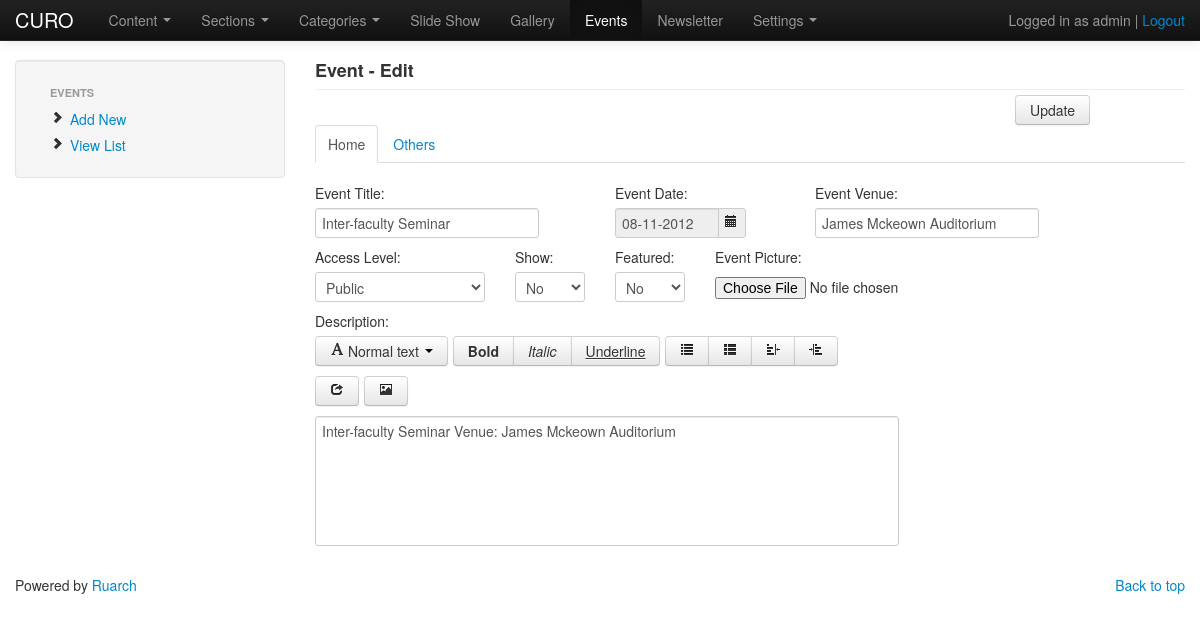
The page /admin/events.php?action=edit&id=4 (signed in) on the database its author committed.
### tables this page shows
CREATE TABLE `cu_events` (
  `event_id` int(11) NOT NULL AUTO_INCREMENT,
  `event_title` text,
  `event_date` varchar(100) DEFAULT NULL,
  `event_venue` text,
  `event_time` varchar(100) DEFAULT NULL,
  `event_details` text,
  `event_image` text,
  `event_show` tinyint(1) DEFAULT '1',
  `event_feature` tinyint(1) DEFAULT '0',
  `event_access` tinyint(1) DEFAULT NULL,
  `created` timestamp NULL DEFAULT CURRENT_TIMESTAMP,
  `added_by` varchar(255) DEFAULT NULL,
  `modified_date` timestamp NULL DEFAULT NULL,
  `modified_by` varbinary(255) DEFAULT NULL,
  PRIMARY KEY (`event_id`)
);

CREATE TABLE `cu_access` (
  `access_id` int(11) NOT NULL AUTO_INCREMENT,
  `access` tinyint(1) NOT NULL DEFAULT '3',
  `access_name` varchar(100) DEFAULT NULL,
  PRIMARY KEY (`access_id`,`access`)
);

### admin/includes/events.php (the view, shortened to what this page needs)
<div class="row">
<?php include('left-menu.php');?>
<div class="span9">
<div class="page-header" style="margin:0px 0px 5px 0px">
<?php if(isset($_GET['action'])){
			$action=$_GET['action'];
			if($action=='add-new'){
  				echo'<h4 style="margin:0px">Event - Add New</h4>';
			}elseif($action=='edit'){
				echo'<h4 style="margin:0px">Event - Edit</h4>';
				if(isset($_GET['id'])){
					$id=clean_input($_GET['id']);
					$res=mysql_query("SELECT * FROM cu_events WHERE event_id ='$id'") or die(mysql_error());
					$row=mysql_fetch_array($res);
					$event_title=$row['event_title'];
					$event_venue=$row['event_venue'];
					$event_date=date("d-m-Y", strtotime($row['event_date']));
					$event_featured=$row['event_feature'];
					$event_show=$row['event_show'];
				}
			}
}
 ?>
</div>
<form class="form" action="" method="post" enctype="multipart/form-data">
<?php
	@$action=$_GET['action'];
?>
<div class="row" > <div class="span2 pull-right"><input type="submit" name="event_btn" class="btn"  value="<?php if(@$action=='add-new'){echo 'Add';}elseif(@$action=='edit'){echo 'Update';}else{echo 'Add';}?>" /></div></div>
  <div class="row">
    <div class="span9" id="article-properties">
      <ul class="nav nav-tabs" id="myTab">
        <li class="active"><a href="#home">Home</a></li>
        <li><a href="#others">Others</a></li>
      </ul>
      <div class="tab-content">
            <div class="tab-pane active" id="home">
                  <div class="row">
                        <div class="span3">
                         <label >Event Title: <?php echo @$event_title_error;?></label>
                         <input type="text" name="event_title" placeholder="Event Title Here" class="input-large" value="<?php echo @$event_title;?>"  />
                      	</div>
                         <div class="span2">
              <div class="input-append date " id="pdp1" data-date="<?php echo today_date();?>" data-date-format="dd-mm-yyyy">
                <label >Event Date:</label>
                <input class="input-small" type="text" name="event_date" value="<?php if(@empty($event_date)){echo today_date();}else{ echo @$event_date;}?>" readonly />
                <span class="add-on"><i class="icon-calendar"></i></span></div>
            </div>
                        <div class="span3">
                         <label >Event Venue: <?php echo @$event_venue_error;?></label>
                         <input type="text" name="event_venue" placeholder="Event Venue Here" class="input-large" value="<?php echo @$event_venue;?>"  />
                      	</div>
                        <div class="span2">
                          <label>Access Level: <?php echo @$event_access_error;?></label>
                          <select name="event_access" class="span2">
                          </select>
            			</div>
                        <div class="span1">
                          <label>Show:</label>
                          <select name="event_show" class="span1">
                            <option value="0" <?php echo @($event_show == "0" ? 'selected="selected"' : ''); ?>>No</option>
                          </select>
                        </div>
                        <div class="span1">
                          <label>Featured:</label>
                          <select name="event_featured" class="span1">
                            <option value="0" <?php echo @($event_featured == "0" ? 'selected="selected"' : ''); ?>>No</option>
                          </select>
                        </div>
                         <div class="span3">
                          <label>Event Picture: <?php echo @$event_picture_error;?></label>
                          <input type="file" name="event_picture" />
                        </div>
                  </div>
                  <div class="row">
                     <div class="span6">
                     <label class="control-label" for="gallery-description">Description:</label>
                     </div>
                 </div>
              </div>
        </div>
    </div>
  </div>
</form>
</div></div>

### admin/css/datepicker.css (style rules this page uses)
.input-append.date .add-on i, .input-prepend.date .add-on i { display: block; cursor: pointer; width: 16px; height: 16px; }

### admin/includes/head.php (style rules this page uses)
body { padding-top: 60px; }

### rows shown on the page
cu_events: event_title "Inter-faculty Seminar", event_date "08-11-2012", event_venue "James Mckeown Auditorium", event_access "Public"

### other values the page prints
SITE_NAME "CURO"
$_SESSION['username_admin'] "admin"
